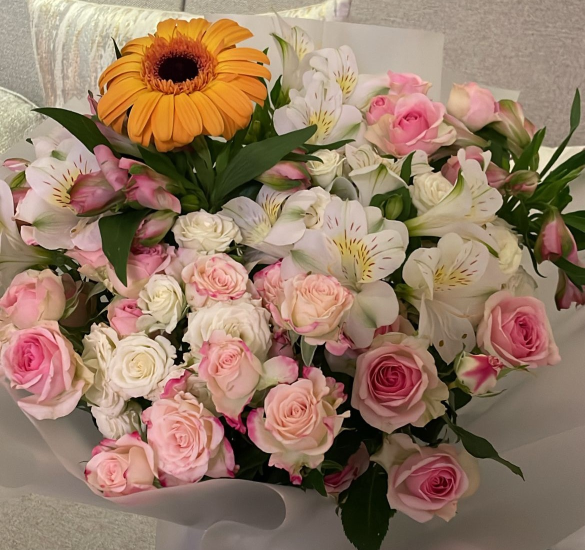
#> input picture Original.jpg, 1169 x 1100 px (shown at 1/2 size)
$ python -i app.py   (imports and definitions only)
#> lines starting #> are read from the running program, lines starting #| are printed output that depends on the picture
#> further down, picture is the input picture: shape (1100, 1169, 3); mean B, G, R 101.5, 122.2, 149.8
import cv2
import numpy as np
from flask import Flask, render_template, request
import base64

# [1 line not run here, left out]

# ----------- Helper Functions ----------
def apply_clahe_bgr(img_bgr, clip_limit=2.0, tile_grid_size=(8, 8)):
#> called with clip_limit = 2, tile_grid_size = (8, 8)
    lab = cv2.cvtColor(img_bgr, cv2.COLOR_BGR2LAB)
#> lab: shape (1100, 1169, 3); mean of channels 0, 1, 2 135.1, 135.7, 143.5
    l, a, b = cv2.split(lab)
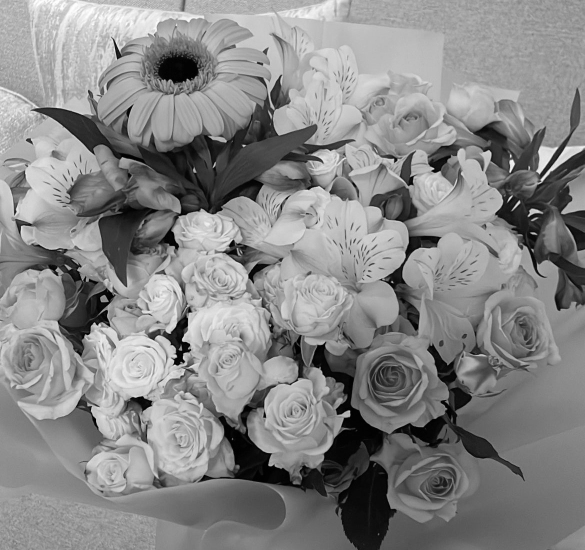
#> l: shape (1100, 1169) (shown at 1/2 size); min 0, max 254, mean 135.1
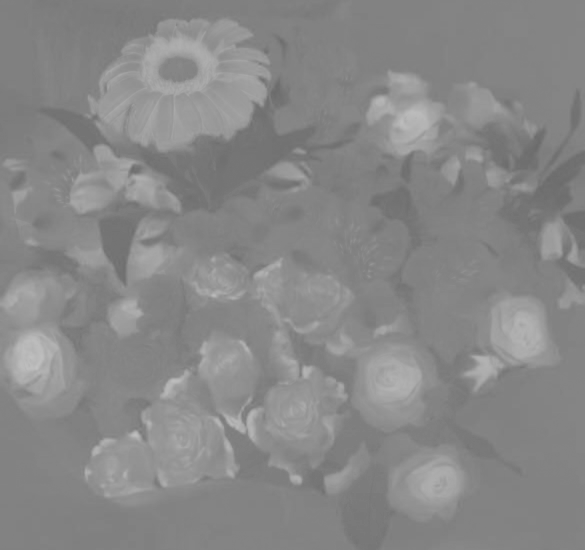
#> a: shape (1100, 1169) (shown at 1/2 size); min 106, max 193, mean 135.7
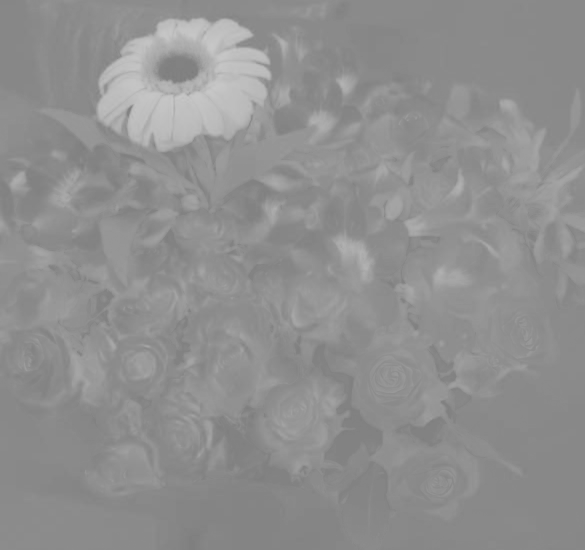
#> b: shape (1100, 1169) (shown at 1/2 size); min 122, max 200, mean 143.5
    clahe = cv2.createCLAHE(clipLimit=clip_limit, tileGridSize=tile_grid_size)
    l_eq = clahe.apply(l)
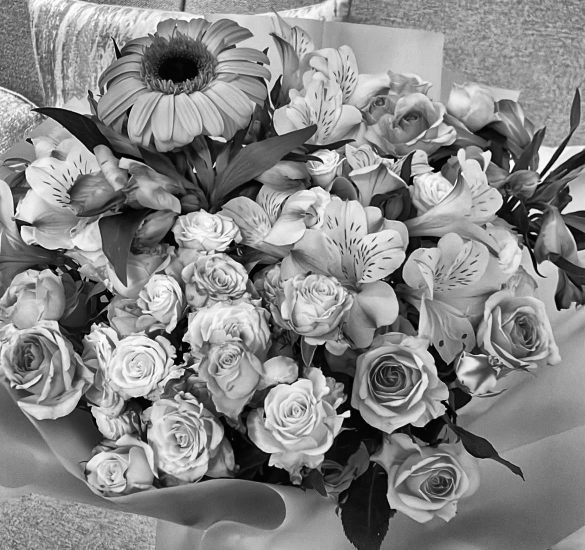
#> l_eq: shape (1100, 1169) (shown at 1/2 size); min 0, max 255, mean 134.8
    lab_eq = cv2.merge((l_eq, a, b))
#> lab_eq: shape (1100, 1169, 3); mean of channels 0, 1, 2 134.8, 135.7, 143.5
    return cv2.cvtColor(lab_eq, cv2.COLOR_LAB2BGR)
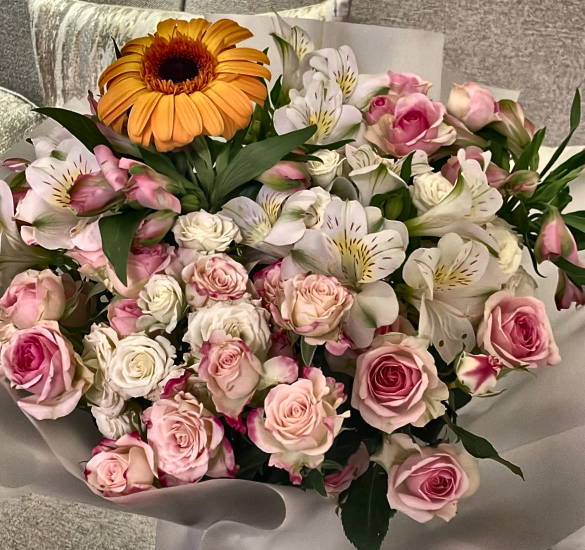
#> returned value: shape (1100, 1169, 3) (shown at 1/2 size); mean B, G, R 102.2, 122.5, 149.6

# [70 lines left out: functions apply_gaussian_blur, apply_canny_enhanced, index, not called in this run]

# [2 lines not run here, left out]

>>> import cv2
>>> picture = cv2.imread('Original.jpg')
>>> result = apply_clahe_bgr(picture)

$ run again, on hmm.jpg
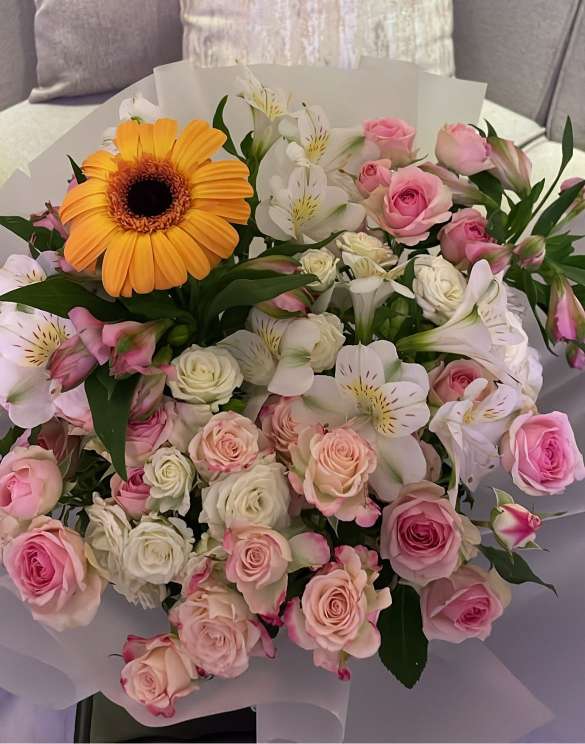
#> input picture hmm.jpg, 1170 x 1487 px (shown at 1/2 size)
#> picture is the input picture: shape (1487, 1170, 3); mean B, G, R 104, 117, 142.7
#> lab: shape (1487, 1170, 3); mean of channels 0, 1, 2 129.9, 136.3, 139.1
#> in apply_clahe_bgr, `l_eq = clahe.apply(l)`:
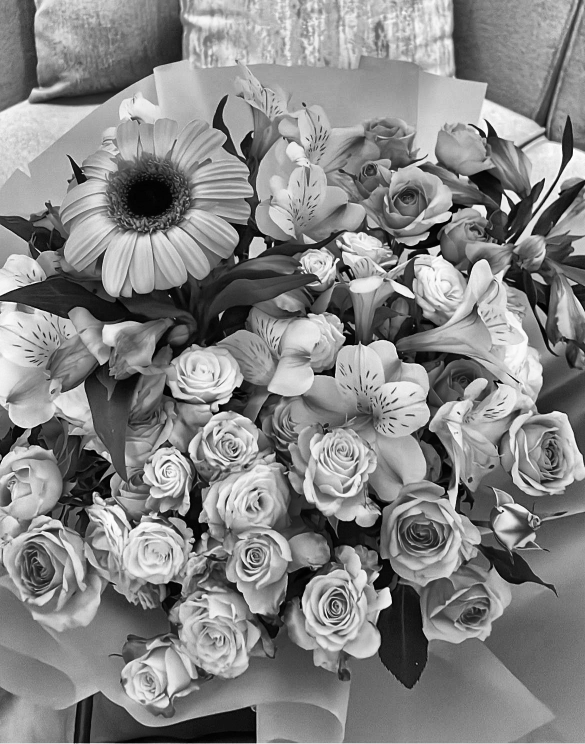
#> l_eq: shape (1487, 1170) (shown at 1/2 size); min 0, max 255, mean 133.3
#> lab_eq: shape (1487, 1170, 3); mean of channels 0, 1, 2 133.3, 136.3, 139.1
#> in apply_clahe_bgr, `return cv2.cvtColor(lab_eq, cv2.COLOR_LAB2BGR)`:
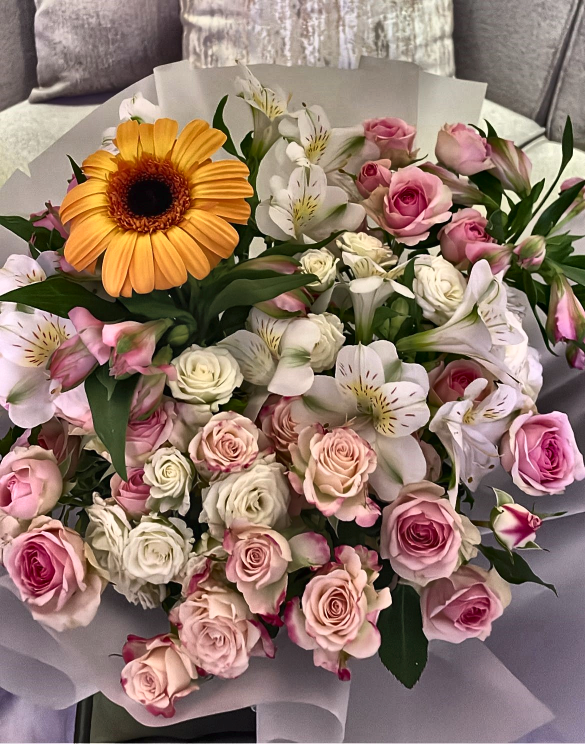
#> returned value: shape (1487, 1170, 3) (shown at 1/2 size); mean B, G, R 108.3, 121.1, 146.6

$ run again, on roses.jpg
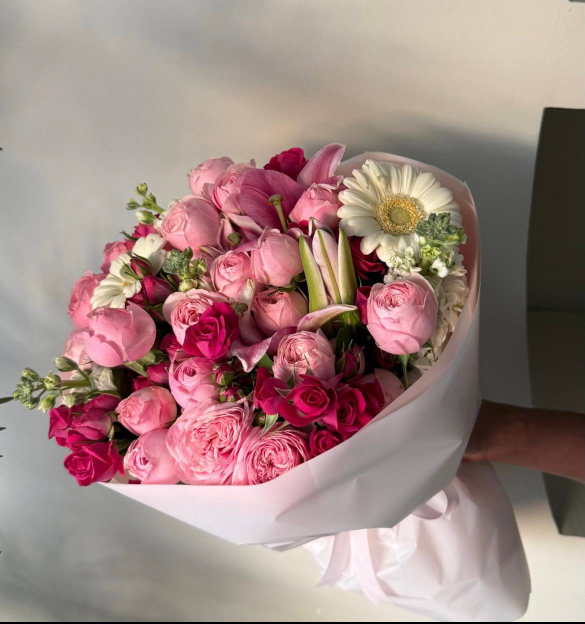
#> input picture roses.jpg, 1170 x 1247 px (shown at 1/2 size)
#> picture is the input picture: shape (1247, 1170, 3); mean B, G, R 129.4, 133.9, 158.9
#> lab: shape (1247, 1170, 3); mean of channels 0, 1, 2 147.5, 136.7, 135.1
#> in apply_clahe_bgr, `l, a, b = cv2.split(lab)`:
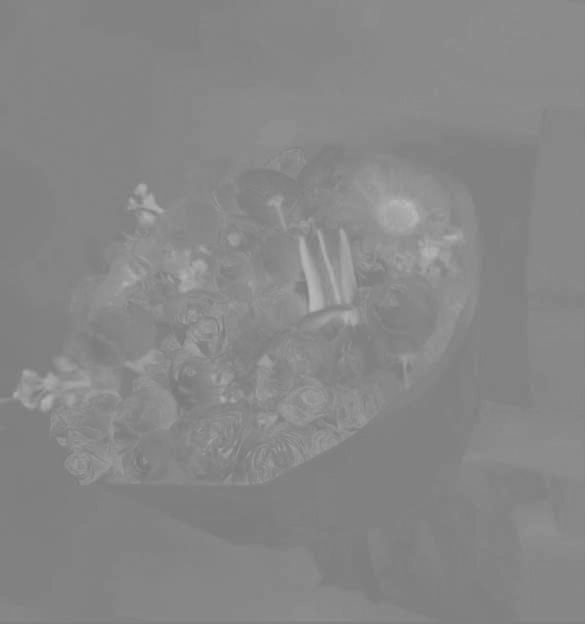
#> b: shape (1247, 1170) (shown at 1/2 size); min 119, max 188, mean 135.1
#> lab_eq: shape (1247, 1170, 3); mean of channels 0, 1, 2 144.1, 136.7, 135.1
#> in apply_clahe_bgr, `return cv2.cvtColor(lab_eq, cv2.COLOR_LAB2BGR)`:
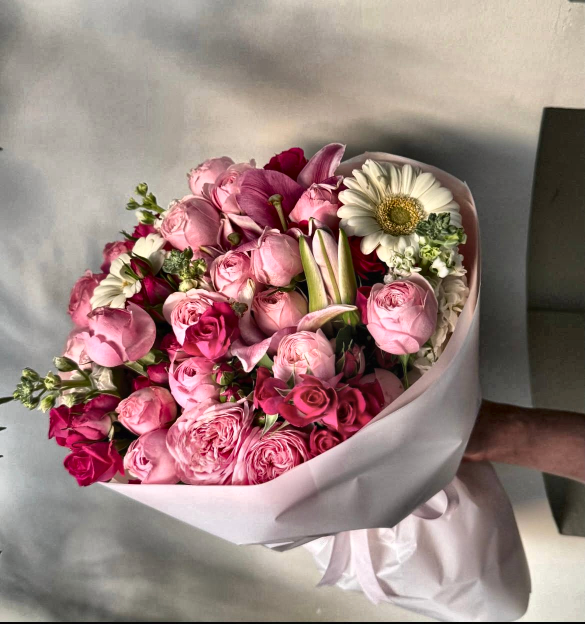
#> returned value: shape (1247, 1170, 3) (shown at 1/2 size); mean B, G, R 126.2, 130.8, 154.9

$ run again, on all.png
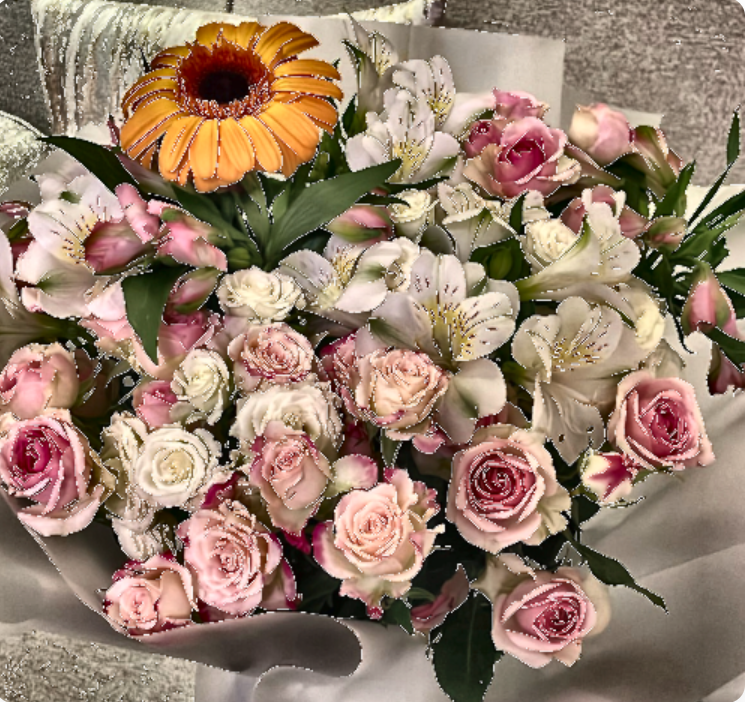
#> input picture all.png, 745 x 702 px
#> picture is the input picture: shape (702, 745, 3); mean B, G, R 108.1, 126.8, 151.9
#> lab: shape (702, 745, 3); mean of channels 0, 1, 2 138.4, 134.9, 142
#> in apply_clahe_bgr, `l_eq = clahe.apply(l)`:
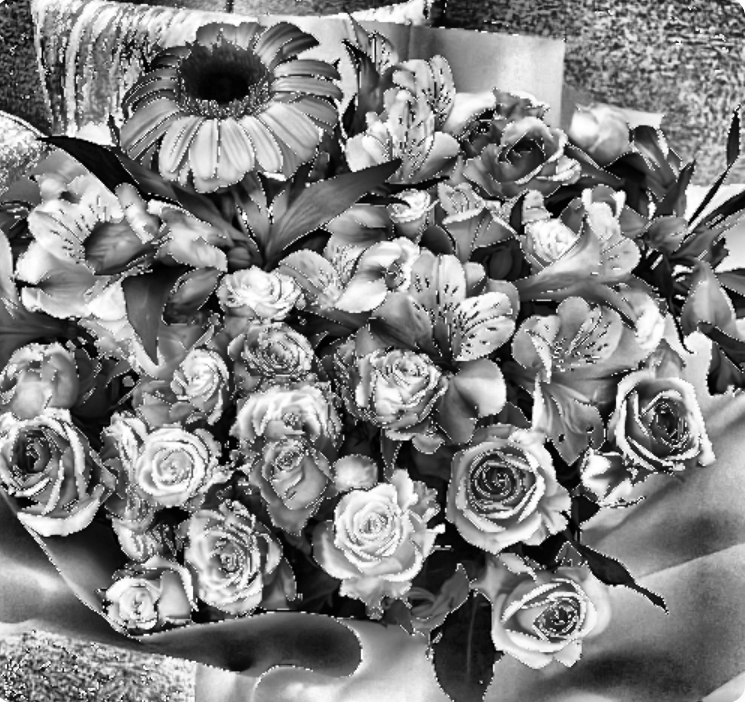
#> l_eq: shape (702, 745); min 0, max 255, mean 129.1
#> lab_eq: shape (702, 745, 3); mean of channels 0, 1, 2 129.1, 134.9, 142
#> in apply_clahe_bgr, `return cv2.cvtColor(lab_eq, cv2.COLOR_LAB2BGR)`:
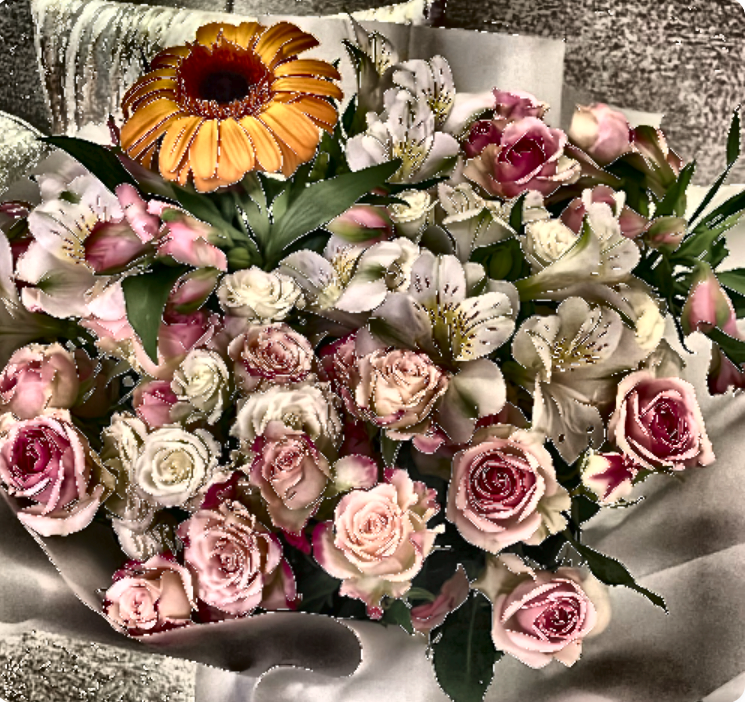
#> returned value: shape (702, 745, 3); mean B, G, R 100.6, 118.6, 142.2
